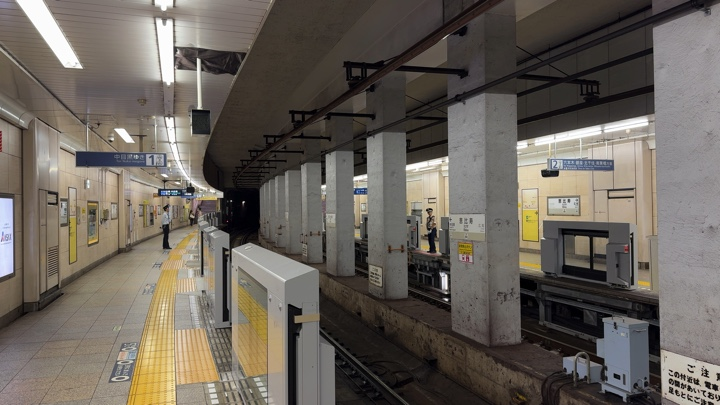
#> input picture img/hibiya_line/H02_Ebisu.jpg, 720 x 405 px; its folder holds only this picture in this run
$ python analyze_station_v1.py
#> lines starting #> are read from the running program, lines starting #| are printed output that depends on the picture
import cv2
import numpy as np
import pandas as pd
import glob
import os
import seaborn as sns
import matplotlib.pyplot as plt

def extract_features(image_path):
#> called with image_path = './img/hibiya_line/H02_Ebisu.jpg'
    img = cv2.imread(image_path)
#> img is the input picture: shape (405, 720, 3); mean B, G, R 91.5, 99.3, 106.1
    if img is None: return None
    img = cv2.resize(img, (800, 600))
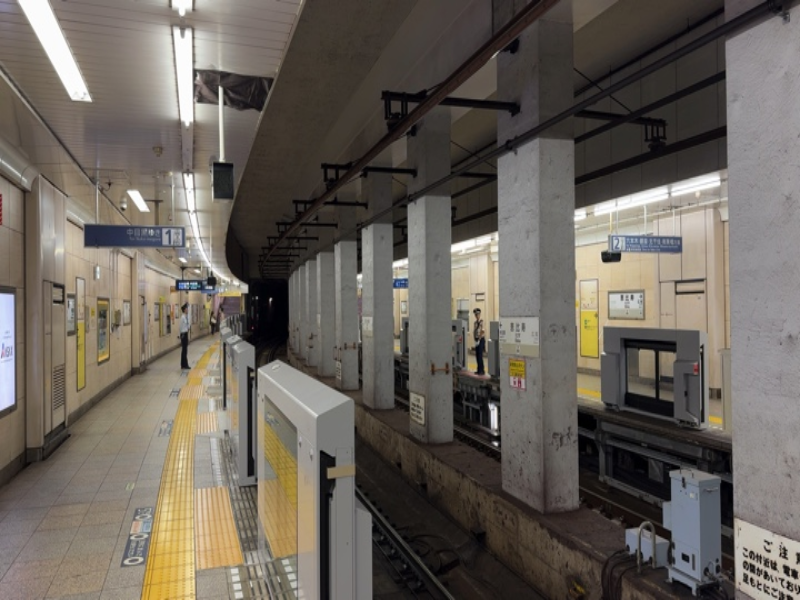
#> img: shape (600, 800, 3); mean B, G, R 91.3, 99.2, 106
    gray = cv2.cvtColor(img, cv2.COLOR_BGR2GRAY)
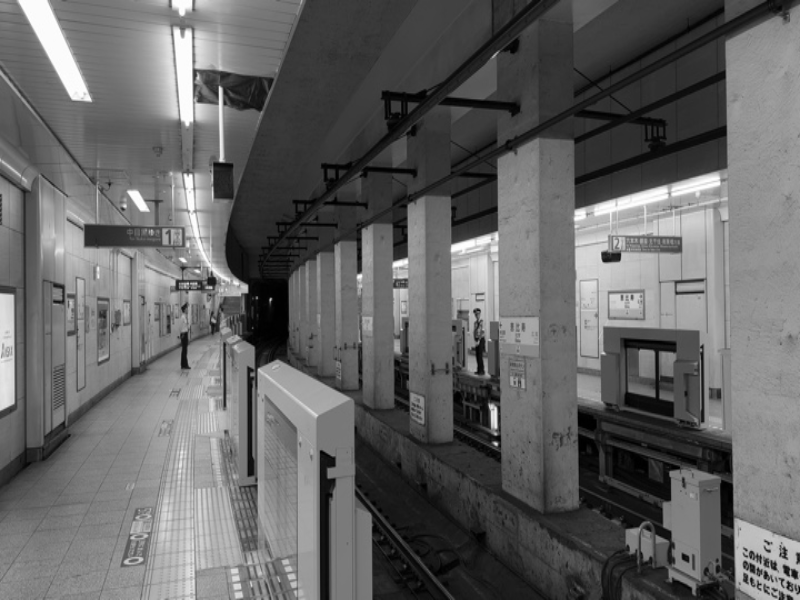
#> gray: shape (600, 800); min 0, max 255, mean 100.4
    hsv = cv2.cvtColor(img, cv2.COLOR_BGR2HSV)
#> hsv: shape (600, 800, 3); mean H, S, V 39.4, 43.2, 106.8

    # 特徴量1: 彩度（低いほどシック・上品 [2]）
    avg_sat = np.mean(hsv[:, :, 1])
#> avg_sat = 43.2

    # 特徴量2: エッジ密度（低いほど見通しが良く機能的 [1]）
    edges = cv2.Canny(gray, 100, 200)
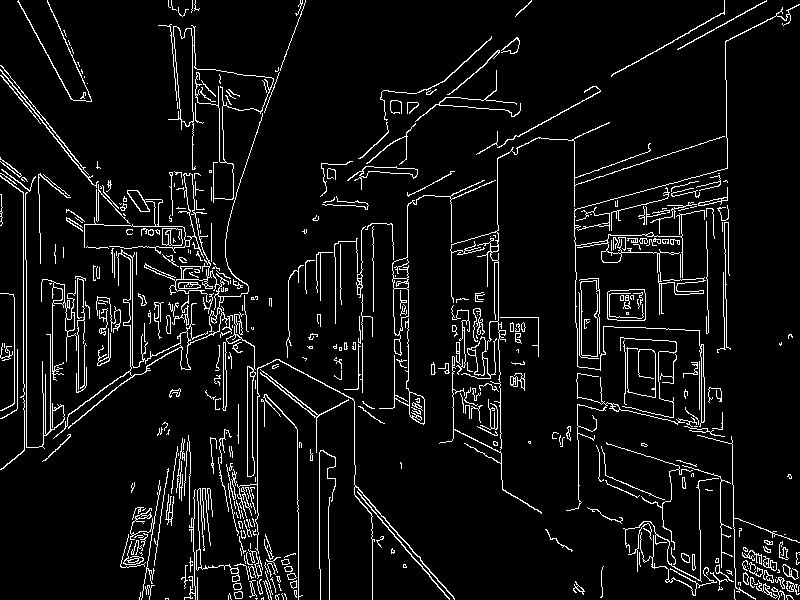
#> edges: shape (600, 800); 6.5% white in thin lines or dots
    edge_density = np.count_nonzero(edges) / edges.size
#> edge_density = 0.065

    # 特徴量3: 輝度の標準偏差（高いほど光の演出・コントラストが強い [2]）
    brightness_std = np.std(gray)
#> brightness_std = 54.06

    return [avg_sat, edge_density, brightness_std]

LINE_COLORS = {
    "G": "#F6AE1A",
    "M": "#E60012",
    "H": "#B5B5B6",
    "T": "#009BBF",
    "C": "#00BB85",
    "Y": "#C1A470",
    "Z": "#8F76D6",
    "N": "#00ADA9",
    "F": "#9C5E31"
}

def compare_lines(line_folders):
    all_data = []

    for line_name, folder_path in line_folders.items():
        files = glob.glob(os.path.join(folder_path, "*.jpg"))
        for f in files:
            features = extract_features(f)
#> features = [43.2, 0.065, 54.06]
            if features:
                station = os.path.splitext(os.path.basename(f))[0]
                all_data.append([line_name, station] + features)

    df = pd.DataFrame(
        all_data,
        columns=['Line', 'Station', 'Saturation', 'EdgeDensity', 'BrightnessStd']
    )

    # --- 可視化 ---
    plt.figure(figsize=(18, 5))

    line_order = list(line_folders.keys())
    palette = {k: LINE_COLORS.get(k, "#666666") for k in line_order}

    # エッジ密度の比較（機能的かどうかの指標）
    plt.subplot(1, 3, 1)
    sns.boxplot(x='Line', y='EdgeDensity', data=df, order=line_order, palette=palette)
    plt.title("Comparison of Structural Simplicity (Edge Density)")
    plt.xlabel("Line")
    plt.ylabel("Edge Density")

    # 彩度 vs 輝度分散の散布図（上品さ・高級感のポジショニング）
    plt.subplot(1, 3, 2)
    sns.scatterplot(
        x='Saturation',
        y='BrightnessStd',
        hue='Line',
        data=df,
        s=100,
        hue_order=line_order,
        palette=palette
    )
    plt.xlabel("Saturation")
    plt.ylabel("Brightness Std")

    for i in range(df.shape[0]):
        label = df.Station.iloc[i].split('_')
        plt.text(
            x=df.Saturation[i] + 0.5, # 重ならないよう少し右に
            y=df.BrightnessStd[i],
            s=label[0],          # H09やY16などの駅名
            fontsize=9,
            alpha=0.8
        )

    plt.title("Vibe Positioning: Saturation vs Light Contrast")

    # --- 路線ごとの重心プロット ---
    centroids = df.groupby('Line', as_index=False)[['Saturation', 'BrightnessStd']].mean()

    plt.subplot(1, 3, 3)
    sns.scatterplot(
        x='Saturation',
        y='BrightnessStd',
        hue='Line',
        data=centroids,
        s=140,
        hue_order=line_order,
        palette=palette,
        legend=True
    )

    for i in range(centroids.shape[0]):
        plt.text(
            x=centroids.Saturation[i] + 0.5,
            y=centroids.BrightnessStd[i],
            s=centroids.Line[i],
            fontsize=9,
            alpha=0.9
        )

    plt.title("Line Centroids: Saturation vs Brightness Std")
    plt.xlabel("Saturation")
    plt.ylabel("Brightness Std")
    plt.legend(title="Line")
    plt.tight_layout()
    plt.show()
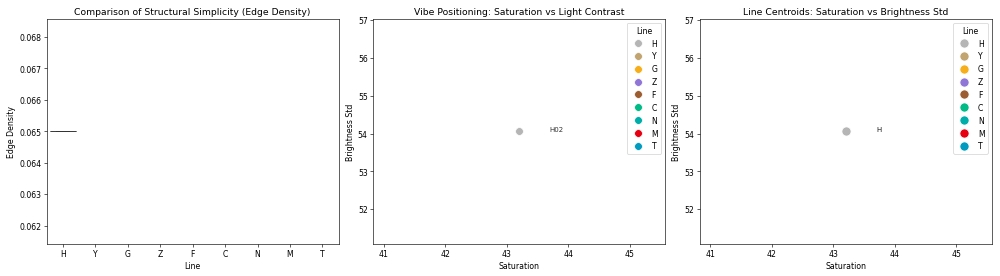
#> figure drawn by matplotlib, 3 panels

    # --- 重心間距離の可視化（3特徴量） ---
    centroids3 = df.groupby('Line', as_index=False)[
        ['Saturation', 'EdgeDensity', 'BrightnessStd']
    ].mean()
    features = centroids3[['Saturation', 'EdgeDensity', 'BrightnessStd']].to_numpy()
    diff = features[:, None, :] - features[None, :, :]
    dist = np.sqrt(np.sum(diff ** 2, axis=2))

    plt.figure(figsize=(7, 6))
    sns.heatmap(
        dist,
        xticklabels=centroids3['Line'],
        yticklabels=centroids3['Line'],
        cmap='viridis',
        annot=True,
        fmt='.2f'
    )
    plt.title("Centroid Distance (Euclidean, 3 Features)")
    plt.xlabel("Line")
    plt.ylabel("Line")
    plt.tight_layout()
    plt.show()
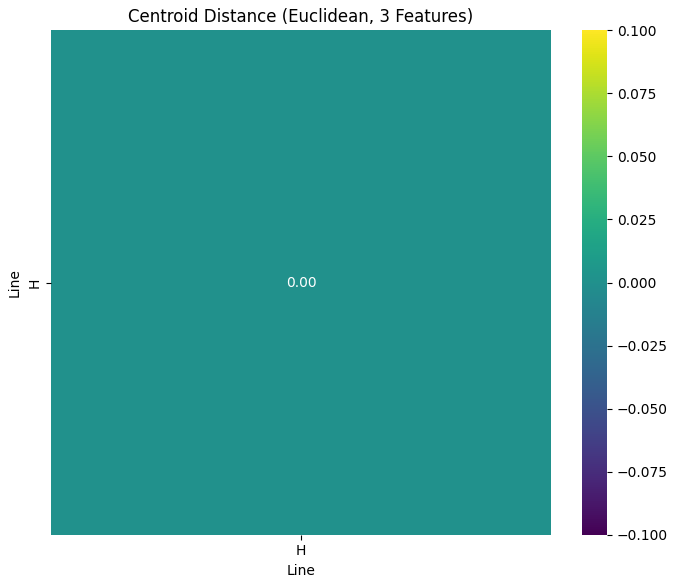
#> figure drawn by matplotlib, 2 panels
    return df

# 使用例: フォルダ構造を用意して実行
line_folders = {
    "H": "./img/hibiya_line/",
    "Y": "./img/yurakucho_line/",
    "G": "./img/ginza_line/",
    "Z": "./img/hanzomon_line/",
    "F": "./img/fukutoshin_line/",
    "C": "./img/chiyoda_line/",
    "N": "./img/nanboku_line/",
    "M": "./img/marunouchi_line/",
    "T": "./img/tozai_line/"
}
df_results = compare_lines(line_folders)
